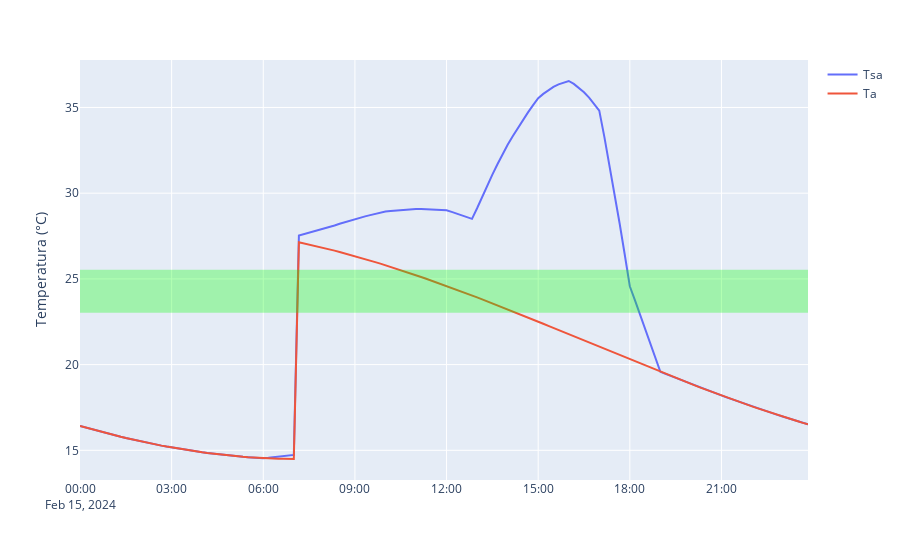

Notebook source saved alongside this figure:
### Code cell
plot_Tsa_Ta(dia)

### Figure 1 — Plotly figure (JSON) as saved in the notebook; plotly's stock layout.template omitted (floating-point values rounded to 4 significant figures; data arrays with more than 128 entries replaced by an {"elided": "..."} marker saying what was removed)
{"data": [{"hovertemplate": "variable=Tsa<br>index=%{x}<br>value=%{y}<extra></extra>", "legendgroup": "Tsa", "line": {"color": "#636efa", "dash": "solid"}, "marker": {"symbol": "circle"}, "mode": "lines", "name": "Tsa", "orientation": "v", "showlegend": true, "type": "scatter", "x": {"elided": "144 str values"}, "xaxis": "x", "y": {"elided": "144 float values"}, "yaxis": "y"}, {"hovertemplate": "variable=Ta<br>index=%{x}<br>value=%{y}<extra></extra>", "legendgroup": "Ta", "line": {"color": "#EF553B", "dash": "solid"}, "marker": {"symbol": "circle"}, "mode": "lines", "name": "Ta", "orientation": "v", "showlegend": true, "type": "scatter", "x": {"elided": "144 str values"}, "xaxis": "x", "y": {"elided": "144 float values"}, "yaxis": "y"}, {"line": {"color": "rgba(0, 0, 0, 0)"}, "mode": "lines", "showlegend": false, "type": "scatter", "x": {"elided": "144 str values"}, "y": {"elided": "144 float values"}}, {"fill": "tonexty", "fillcolor": "rgba(0,255,0,0.3)", "line": {"color": "rgba(0, 0, 0, 0)"}, "mode": "lines", "showlegend": false, "type": "scatter", "x": {"elided": "144 str values"}, "y": {"elided": "144 float values"}}], "layout": {"autosize": true, "legend": {"title": {"text": ""}, "tracegroupgap": 0}, "margin": {"t": 60}, "xaxis": {"anchor": "y", "autorange": true, "domain": [0, 1], "range": ["2024-02-15", "2024-02-15 23:50"], "title": {"text": ""}, "type": "date"}, "yaxis": {"anchor": "x", "autorange": true, "domain": [0, 1], "range": [13.27, 37.77], "title": {"text": "Temperatura (°C)"}, "type": "linear"}}}
